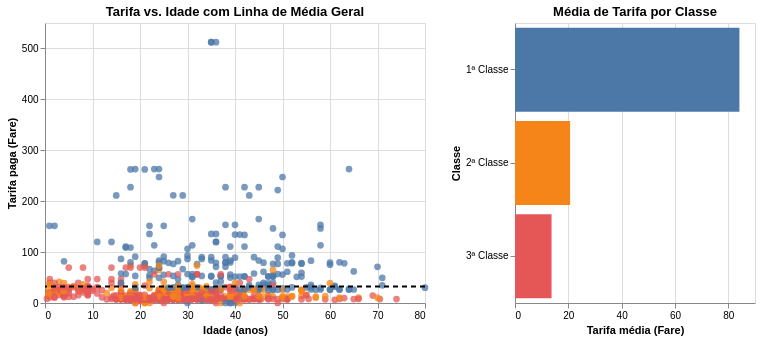

The notebook cell saved with this chart:
### Markdown cell above
### Recurso 4 — Composição de gráficos e seleção por classe

O painel da esquerda combina **pontos de idade e tarifa** com uma linha que indica a **tarifa média geral**; essa sobreposição é feita com `+`. O painel da direita apresenta a **tarifa média por classe**. Ao clicar em uma das barras, a classe correspondente fica destacada nos dois painéis, demonstrando a composição e a seleção interativa com `selection_point()`.

### Code cell
# Recurso 4: Composição de camadas (+), média por classe (mean()) e clique na classe para destacar
selecao_classe = alt.selection_point(fields=["Classe_Texto"])

base_tarifa = (
    alt.Chart(df_clean)
    .mark_circle(size=45)
    .encode(
        x=alt.X("Age:Q", title="Idade (anos)"),
        y=alt.Y("Fare:Q", title="Tarifa paga (Fare)"),
        color=alt.Color(
            "Classe_Texto:N",
            title="Classe",
            sort=["1ª Classe", "2ª Classe", "3ª Classe"]
        ),
        opacity=alt.condition(
            selecao_classe,
            alt.value(0.75),
            alt.value(0.08)
        ),
        tooltip=[
            alt.Tooltip("Name:N", title="Passageiro"),
            alt.Tooltip("Classe_Texto:N", title="Classe"),
            alt.Tooltip("Age:Q", title="Idade"),
            alt.Tooltip("Fare:Q", title="Tarifa", format=".2f")
        ]
    )
)

linha_media_tarifa = (
    alt.Chart(df_clean)
    .mark_rule(color="black", strokeDash=[5, 4], size=2)
    .encode(
        y=alt.Y("mean(Fare):Q"),
        tooltip=[alt.Tooltip("mean(Fare):Q", title="Tarifa média geral", format=".2f")]
    )
)

painel_camadas = (base_tarifa + linha_media_tarifa).properties(
    width=380,
    height=280,
    title="Tarifa vs. Idade com Linha de Média Geral"
)

media_por_classe = (
    alt.Chart(df_clean)
    .mark_bar(cursor="pointer")
    .encode(
        x=alt.X("mean(Fare):Q", title="Tarifa média (Fare)"),
        y=alt.Y(
            "Classe_Texto:N",
            title="Classe",
            sort=["1ª Classe", "2ª Classe", "3ª Classe"]
        ),
        color=alt.Color(
            "Classe_Texto:N",
            legend=None,
            sort=["1ª Classe", "2ª Classe", "3ª Classe"]
        ),
        opacity=alt.condition(selecao_classe, alt.value(1.0), alt.value(0.35)),
        tooltip=[
            alt.Tooltip("Classe_Texto:N", title="Classe"),
            alt.Tooltip("mean(Fare):Q", title="Tarifa média", format=".2f")
        ]
    )
    .add_params(selecao_classe)
    .properties(
        width=240,
        height=280,
        title="Média de Tarifa por Classe"
    )
)

painel_camadas | media_por_classe

### Figure 1 — Vega-Lite specification as saved in the notebook (floating-point values rounded to 4 significant figures; data arrays with more than 128 entries replaced by an {"elided": "..."} marker saying what was removed)
{"config": {"view": {"continuousWidth": 300, "continuousHeight": 300}}, "hconcat": [{"layer": [{"mark": {"type": "circle", "size": 45}, "encoding": {"color": {"field": "Classe_Texto", "sort": ["1ª Classe", "2ª Classe", "3ª Classe"], "title": "Classe", "type": "nominal"}, "opacity": {"condition": {"param": "param_3", "value": 0.75}, "value": 0.08}, "tooltip": [{"field": "Name", "title": "Passageiro", "type": "nominal"}, {"field": "Classe_Texto", "title": "Classe", "type": "nominal"}, {"field": "Age", "title": "Idade", "type": "quantitative"}, {"field": "Fare", "format": ".2f", "title": "Tarifa", "type": "quantitative"}], "x": {"field": "Age", "title": "Idade (anos)", "type": "quantitative"}, "y": {"field": "Fare", "title": "Tarifa paga (Fare)", "type": "quantitative"}}}, {"mark": {"type": "rule", "color": "black", "size": 2, "strokeDash": [5, 4]}, "encoding": {"tooltip": [{"aggregate": "mean", "field": "Fare", "format": ".2f", "title": "Tarifa média geral", "type": "quantitative"}], "y": {"aggregate": "mean", "field": "Fare", "type": "quantitative"}}}], "height": 280, "title": "Tarifa vs. Idade com Linha de Média Geral", "width": 380}, {"mark": {"type": "bar", "cursor": "pointer"}, "encoding": {"color": {"field": "Classe_Texto", "legend": null, "sort": ["1ª Classe", "2ª Classe", "3ª Classe"], "type": "nominal"}, "opacity": {"condition": {"param": "param_3", "value": 1.0}, "value": 0.35}, "tooltip": [{"field": "Classe_Texto", "title": "Classe", "type": "nominal"}, {"aggregate": "mean", "field": "Fare", "format": ".2f", "title": "Tarifa média", "type": "quantitative"}], "x": {"aggregate": "mean", "field": "Fare", "title": "Tarifa média (Fare)", "type": "quantitative"}, "y": {"field": "Classe_Texto", "sort": ["1ª Classe", "2ª Classe", "3ª Classe"], "title": "Classe", "type": "nominal"}}, "height": 280, "name": "view_2", "title": "Média de Tarifa por Classe", "width": 240}], "data": {"name": "data-d1e8877746eb55424e0ef91b28c8221e"}, "params": [{"name": "param_3", "select": {"type": "point", "fields": ["Classe_Texto"]}, "views": ["view_2"]}], "$schema": "https://vega.github.io/schema/vega-lite/v5.20.1.json", "datasets": {"data-d1e8877746eb55424e0ef91b28c8221e": {"elided": "887 records"}}}
